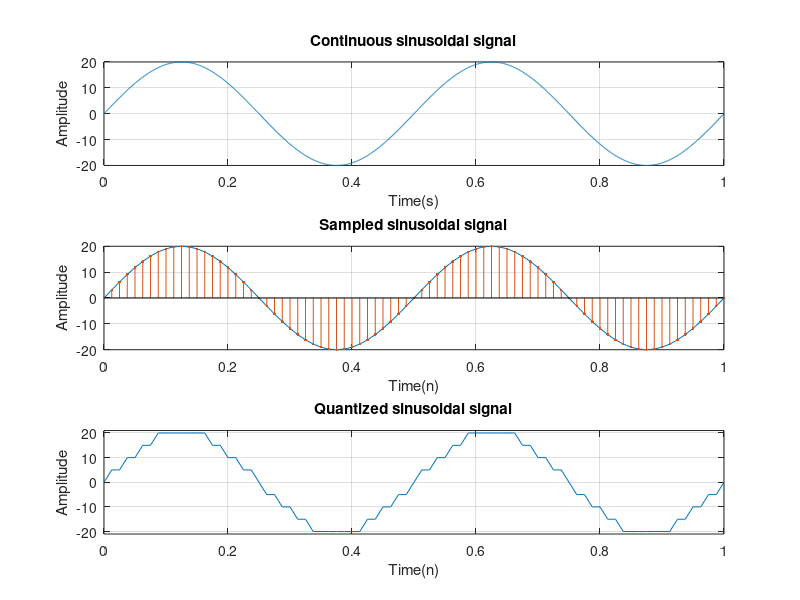

Source code (MATLAB):
clc;
clear all;
close all;

t = 0:0.0005:1; #Defining the signal duration for ploting
f = 2; #Sin wave frequency = 2Hz
a = 20; #Sin wave amplitude
analogSignal = a*sin(2*pi*f*t);
subplot(3, 1, 1);
plot(t, analogSignal);
#axis([0 t(end) -a-1 a+1]);
grid on;
title('Continuous sinusoidal signal');
xlabel('Time(s)');
ylabel('Amplitude');

fs = 80; #Sampling frequency = 8Hz
ts = 0:1/fs:1; #Time index
sampledSignal = a*sin(2*pi*f*ts);
subplot(3, 1, 2);
plot(ts, sampledSignal);
#axis([0 t(end) -a-1 a+1]);
grid on;
hold on;
stem(ts, sampledSignal, '.');
title('Sampled sinusoidal signal');
xlabel('Time(n)');
ylabel('Amplitude');

%Quantization
bit = 3; #Number of bits
qMin = min(sampledSignal);
qMax = max(sampledSignal);
step = (qMax - qMin) / (2^bit);
quantizedSignal = round(sampledSignal/step)*step;

subplot(3, 1, 3);
plot(ts, quantizedSignal);
axis([0 ts(end) qMin-1 qMax+1]);
grid on;
title('Quantized sinusoidal signal');
xlabel('Time(n)');
ylabel('Amplitude');
